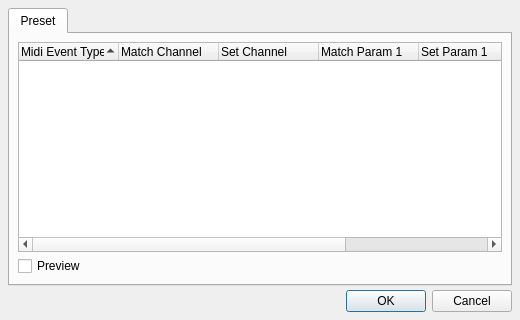
<ui version="4.0" >
 <author>rncbc aka Rui Nuno Capela</author>
 <comment>qsynth - A fluidsynth Qt GUI Interface.

   Copyright (C) 2003-2020, rncbc aka Rui Nuno Capela. All rights reserved.

   This program is free software; you can redistribute it and/or
   modify it under the terms of the GNU General Public License
   as published by the Free Software Foundation; either version 2
   of the License, or (at your option) any later version.

   This program is distributed in the hope that it will be useful,
   but WITHOUT ANY WARRANTY; without even the implied warranty of
   MERCHANTABILITY or FITNESS FOR A PARTICULAR PURPOSE.  See the
   GNU General Public License for more details.

   You should have received a copy of the GNU General Public License along
   with this program; if not, write to the Free Software Foundation, Inc.,
   51 Franklin Street, Fifth Floor, Boston, MA 02110-1301 USA.

 </comment>
 <class>qsynthRouterForm</class>
 <widget class="QWidget" name="qsynthRouterForm" >
  <property name="geometry" >
   <rect>
    <x>0</x>
    <y>0</y>
    <width>520</width>
    <height>320</height>
   </rect>
  </property>
  <property name="windowTitle" >
   <string>Midi Router</string>
  </property>
  <property name="windowIcon">
   <iconset resource="qsynth.qrc">:/images/preset1.png</iconset>
  </property>
  <layout class="QGridLayout" >
   <property name="margin" >
    <number>8</number>
   </property>
   <property name="spacing" >
    <number>4</number>
   </property>
   <item row="1" column="0" >
    <widget class="QDialogButtonBox" name="DialogButtonBox">
     <property name="orientation">
      <enum>Qt::Horizontal</enum>
     </property>
     <property name="standardButtons">
      <set>QDialogButtonBox::Cancel|QDialogButtonBox::Ok</set>
     </property>
    </widget>
   </item>
   <item row="0" column="0" >
    <widget class="QTabWidget" name="PresetTabWidget" >
     <property name="tabShape" >
      <enum>QTabWidget::Rounded</enum>
     </property>
     <widget class="QWidget" name="tab" >
      <attribute name="title" >
       <string>Preset</string>
      </attribute>
      <layout class="QVBoxLayout" >
       <property name="margin" >
        <number>8</number>
       </property>
       <property name="spacing" >
        <number>4</number>
       </property>
       <item>

         <widget class="QTreeWidget" name="RulesListView" >
          <property name="toolTip" >
           <string>Midi Router Rules</string>
          </property>
          <property name="alternatingRowColors" >
           <bool>true</bool>
          </property>
          <property name="indentation" >
           <number>4</number>
          </property>
          <property name="rootIsDecorated" >
           <bool>false</bool>
          </property>
          <property name="uniformRowHeights" >
           <bool>true</bool>
          </property>
          <property name="itemsExpandable" >
           <bool>false</bool>
          </property>
          <property name="sortingEnabled" >
           <bool>true</bool>
          </property>
          <property name="allColumnsShowFocus" >
           <bool>true</bool>
          </property>
          <column>
           <property name="text" >
            <string>Midi Event Type</string>
           </property>
          </column>
          <column>
           <property name="text" >
            <string>Match Channel</string>
           </property>
          </column>
          <column>
           <property name="text" >
            <string>Set Channel</string>
           </property>
          </column>
          <column>
           <property name="text" >
            <string>Match Param 1</string>
           </property>
          </column>
          <column>
           <property name="text" >
            <string>Set Param 1</string>
           </property>
          </column>
          <column>
           <property name="text" >
            <string>Match Param 2</string>
           </property>
          </column>
          <column>
           <property name="text" >
            <string>Set Param 2</string>
           </property>
          </column>

         </widget>

       </item>
       <item>
        <widget class="QCheckBox" name="PreviewCheckBox" >
         <property name="toolTip" >
          <string>Whether to preview the current selection</string>
         </property>
         <property name="text" >
          <string>Preview</string>
         </property>
         <property name="shortcut" >
          <string/>
         </property>
        </widget>
       </item>
      </layout>
     </widget>
    </widget>
   </item>
  </layout>
 </widget>
 <layoutdefault spacing="4" margin="4" />
 <tabstops>
  <tabstop>PresetTabWidget</tabstop>
  <tabstop>RulesListView</tabstop>
  <tabstop>PreviewCheckBox</tabstop>
  <tabstop>DialogButtonBox</tabstop>
 </tabstops>
 <resources>
  <include location="qsynth.qrc" />
 </resources>
 <connections/>
</ui>
